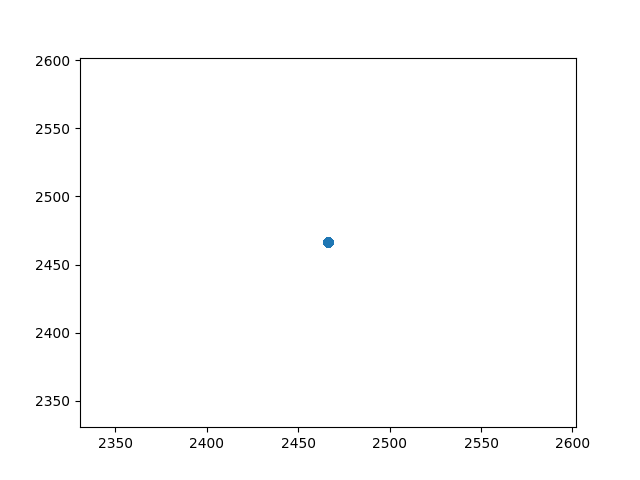

Source code (Python):
#Paper: Recorrupted-to-Recorrupted: Unsupervised Deep Learning for Image Denoising
from sklearn.datasets import make_swiss_roll
from scipy.spatial.distance import directed_hausdorff, cdist
import numpy as np
import torch
import scipy
import matplotlib.pyplot as plt
from tqdm import trange
std=0.2
orig=np.load("orig.npy")
data=np.load("noise.npy")
data=data.reshape(5000,-1,2)
matrix=std*np.eye(2)
z=np.random.randn(5000,50,2)#
alpha=1
z=z.reshape(-1,2)
z=z@matrix
z=z.reshape(-1,50,2)
data_1=data+alpha*z
data_2=data-(1/alpha)*z
dataset=torch.utils.data.TensorDataset(torch.tensor(data_1.reshape(-1,2)).float(),torch.tensor(data_2.reshape(-1,2)).float())
dataloader=torch.utils.data.DataLoader(dataset,batch_size=500)
model=torch.nn.Sequential(torch.nn.Linear(2,100),
                          torch.nn.ReLU(),
                          torch.nn.Linear(100,100),
                          torch.nn.ReLU(),
                          torch.nn.Linear(100,100),
                          torch.nn.ReLU(),
                          torch.nn.Linear(100,100),
                          torch.nn.ReLU(),
                          torch.nn.Linear(100,2))
optimizer = torch.optim.AdamW(model.parameters(), lr=0.001)
for i in trange(100):
    tot_loss=0
    for data_ in dataloader:
        x,y=data_
        optimizer.zero_grad()
        pred=model(x)
        loss=torch.linalg.norm(pred-y)
        loss.backward()
        optimizer.step()
        with torch.no_grad():
            tot_loss=tot_loss+(torch.linalg.norm(pred-y).item()/torch.linalg.norm(pred).item())/len(dataloader)
    print(tot_loss)
z=np.random.randn(5000,500,2).reshape(-1,2)
z=z@matrix
z=z.reshape(5000,500,2)
z=torch.tensor(z).float()
with torch.no_grad():
    denoised=torch.mean(model(torch.tensor(data).float().reshape(5000,-1,2)+alpha*z),axis=1).numpy()
    plt.scatter(denoised[:,0],denoised[:,1])
    plt.savefig("r2r.png")
    plt.close()
